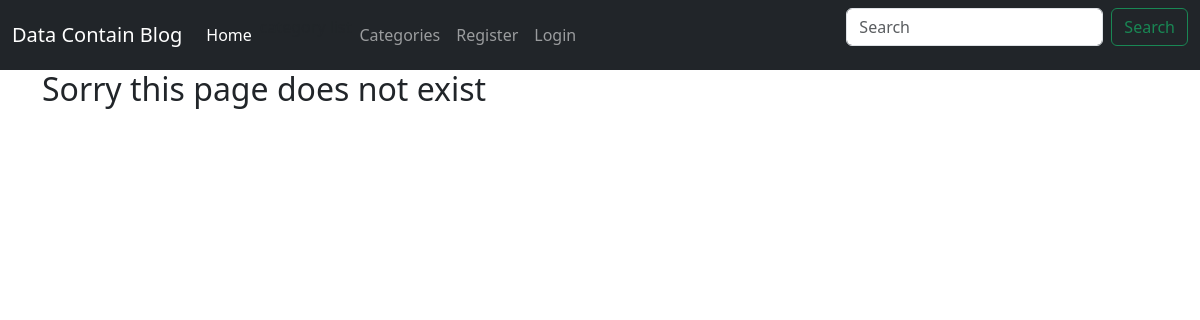
Page /category/Blog Topics/ on the earlier database version.
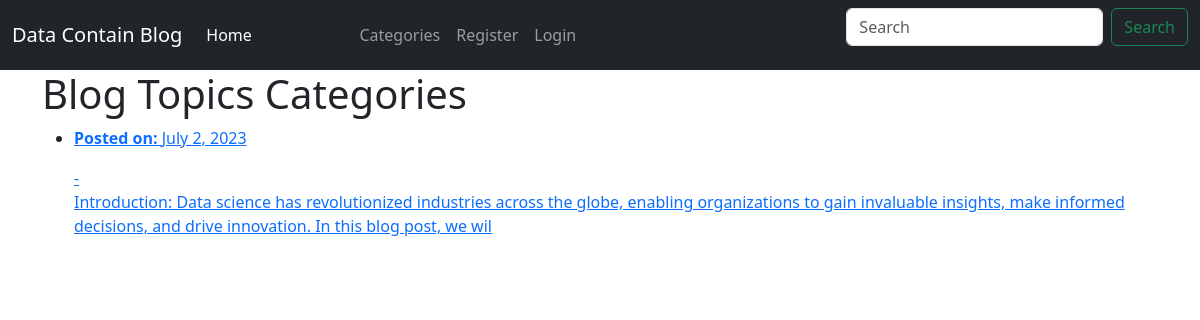
Same page on the later database version.
### blogapp/models.py (models this page shows, shortened)
class Post(models.Model):
    title = models.CharField(max_length=255)
    title_tag = models.CharField(max_length=255,default='My Data Science Blog')
    author = models.ForeignKey(User, on_delete=models.CASCADE)
    body = models.TextField()
    post_date = models.DateField(auto_created=True,default=timezone.now)
    category  = models.CharField(max_length=255, default= 'coding')
    likes = models.ManyToManyField(User, related_name='blogpost')

### blogapp/views.py (the view)
# urls.py: path('category/<str:cats>/', CategoryView,name= 'category'),
def CategoryView(request,cats):
    category_posts = Post.objects.filter(category = cats)
    return render(request, 'categories.html',{'cats': cats.title(),'category_posts': category_posts})

### blogapp/templates/categories.html (shortened to what this page needs)
{% extends 'base.html' %}
{% block content %}
{% if category_posts %}
<h1> {{ cats }} Categories</h1>
<ul>
{% for post in category_posts %}
<li><a href="{% url 'article-details' post.pk %}">
    <p> <strong>Posted on: </strong>{{ post.post_date }}<p>
     {{ post.author.last_name }} -
     {{ post.body | slice:":200" | safe }}</li>
{% endfor %}
</ul>
{% else %}
<h2>Sorry this page does not exist</h2>
{% endif %}
{% endblock %}

Differences in the rows shown:
added Post: category "Blog Topics", post_date "July 2, 2023", body "Introduction: Data science has revolutionized industries across the globe, enabling organizations to gain invaluable insights, make informed decisions, and drive innovation. In this blog post, we wil"
Other differences:
text no longer shown: "Sorry this page does not exist"
text now shown: "Categories"
